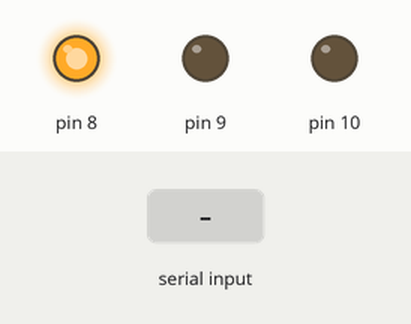
Bench run of a sketch on a simulated Arduino Uno, built with avr-gcc and run on an emulated ATmega328P. On the bench: output pins drawn as LEDs (lit = HIGH). The test bench sets the inputs (shaded band). What the sketch prints to the serial monitor is not drawn.

Above: at 1.2 s.
1.3 s: "o" received over Serial
Timing chart, 0 to 4.3 s (numbered marks = the images above; inputs shaded):
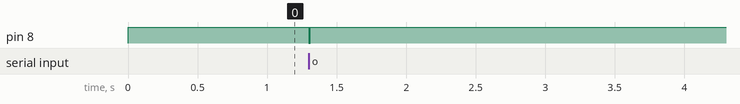

The sketch:

master.ino
```cpp
#include <SPI.h>

int count = 0;

void setup()
{
  DDRB |= 0x07;
  PORTB |= 0x01;
  SPCR |= 0x50;

  Serial.begin(115200);
  SPI.begin();
}

void loop()
{
  if(Serial.available()){
      char y=Serial.read();
      if(y=='o'){
        sendSerialData(1);
        delay(500);
      }
      else if(y=='f'){
        sendSerialData(0);
        delay(500);
      }

    }
}

void sendSerialData(int data)
{
  PORTB &= 0b11111110 ;
  delay(10);
  int receivedValue = SPI.transfer(data);
  Serial.println(receivedValue);
  PORTB |= 0x01;
}
```

Measured:
- after the input at 1.3 s, pin 8: HIGH → LOW at once, → HIGH 0.01 s later
